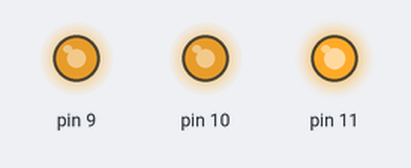
Recording of a sketch running on a simulated Arduino Uno, built with avr-gcc and run on an emulated ATmega328P. Shown: output pins drawn as LEDs (lit = HIGH).

Above: at 0.1 s.
Timing chart, 0 to 1.6 s (numbered marks = the images above):
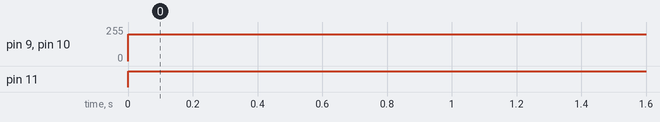

The sketch:

Lab4_RBG_LED.ino
```cpp
int red_value;
int green_value;
int blue_value;

void setup()
{
  // put your setup code here, to run once:
  pinMode(9,OUTPUT);
  pinMode(10,OUTPUT);
  pinMode(11,OUTPUT);

  red_value = 200;
  green_value = 200;
  blue_value = 255;
}

void loop()
{
  analogWrite(9,red_value);
  analogWrite(10,green_value);
  analogWrite(11,blue_value);

  // put your main code here, to run repeatedly:
  delay(100);
}
```

Measured:
- by itself, pin 9, pin 10: 0/255 → 200/255 at 0.00 s
- by itself, pin 11: LOW → HIGH at 0.00 s
